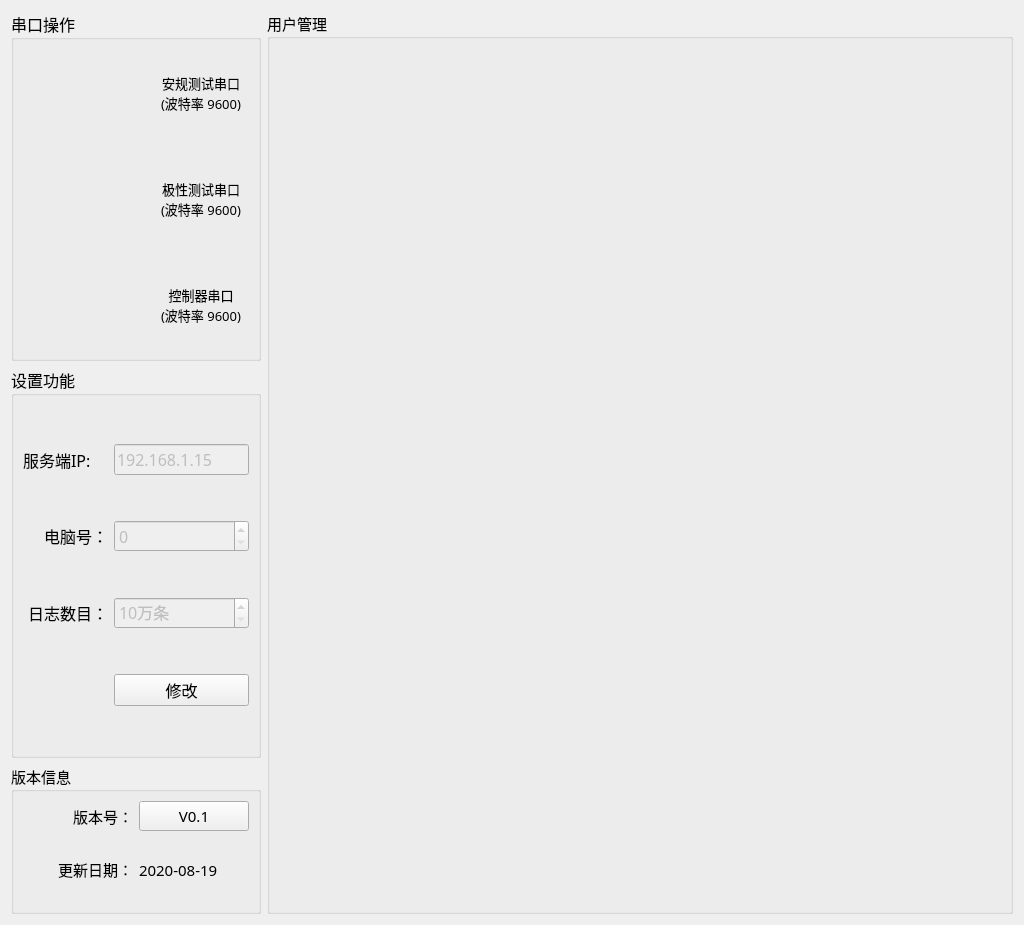
<?xml version="1.0" encoding="UTF-8"?>
<ui version="4.0">
 <class>Setup_MainWid</class>
 <widget class="QWidget" name="Setup_MainWid">
  <property name="geometry">
   <rect>
    <x>0</x>
    <y>0</y>
    <width>1024</width>
    <height>925</height>
   </rect>
  </property>
  <property name="font">
   <font>
    <family>微软雅黑</family>
    <pointsize>11</pointsize>
   </font>
  </property>
  <property name="windowTitle">
   <string>Form</string>
  </property>
  <layout class="QGridLayout" name="gridLayout_6">
   <item row="2" column="0">
    <widget class="QGroupBox" name="groupBox">
     <property name="maximumSize">
      <size>
       <width>300</width>
       <height>150</height>
      </size>
     </property>
     <property name="title">
      <string>版本信息</string>
     </property>
     <layout class="QGridLayout" name="gridLayout_2">
      <item row="1" column="2">
       <widget class="QLabel" name="label_date">
        <property name="text">
         <string>2020-08-19</string>
        </property>
       </widget>
      </item>
      <item row="0" column="0">
       <widget class="QLabel" name="label">
        <property name="text">
         <string>版本号：</string>
        </property>
        <property name="alignment">
         <set>Qt::AlignRight|Qt::AlignTrailing|Qt::AlignVCenter</set>
        </property>
       </widget>
      </item>
      <item row="1" column="0">
       <widget class="QLabel" name="label_3">
        <property name="text">
         <string>更新日期：</string>
        </property>
        <property name="alignment">
         <set>Qt::AlignRight|Qt::AlignTrailing|Qt::AlignVCenter</set>
        </property>
       </widget>
      </item>
      <item row="0" column="2">
       <widget class="QPushButton" name="verBtn">
        <property name="minimumSize">
         <size>
          <width>100</width>
          <height>30</height>
         </size>
        </property>
        <property name="text">
         <string>V0.1</string>
        </property>
       </widget>
      </item>
     </layout>
    </widget>
   </item>
   <item row="0" column="1" rowspan="3">
    <widget class="QGroupBox" name="groupBox_5">
     <property name="title">
      <string>用户管理</string>
     </property>
     <layout class="QGridLayout" name="gridLayout_4">
      <item row="0" column="0">
       <widget class="QStackedWidget" name="stackedWid"/>
      </item>
     </layout>
    </widget>
   </item>
   <item row="0" column="0">
    <widget class="QGroupBox" name="groupBox_3">
     <property name="minimumSize">
      <size>
       <width>0</width>
       <height>250</height>
      </size>
     </property>
     <property name="maximumSize">
      <size>
       <width>250</width>
       <height>350</height>
      </size>
     </property>
     <property name="font">
      <font>
       <family>微软雅黑</family>
       <pointsize>12</pointsize>
      </font>
     </property>
     <property name="title">
      <string>串口操作</string>
     </property>
     <layout class="QGridLayout" name="gridLayout">
      <property name="leftMargin">
       <number>0</number>
      </property>
      <property name="topMargin">
       <number>0</number>
      </property>
      <property name="rightMargin">
       <number>0</number>
      </property>
      <property name="bottomMargin">
       <number>0</number>
      </property>
      <property name="spacing">
       <number>0</number>
      </property>
      <item row="2" column="0">
       <widget class="QWidget" name="controlWid" native="true">
        <property name="minimumSize">
         <size>
          <width>0</width>
          <height>70</height>
         </size>
        </property>
       </widget>
      </item>
      <item row="1" column="0">
       <widget class="QWidget" name="sourceWid" native="true">
        <property name="minimumSize">
         <size>
          <width>0</width>
          <height>70</height>
         </size>
        </property>
       </widget>
      </item>
      <item row="0" column="0">
       <widget class="QWidget" name="comWid" native="true">
        <property name="minimumSize">
         <size>
          <width>130</width>
          <height>70</height>
         </size>
        </property>
        <property name="maximumSize">
         <size>
          <width>16777215</width>
          <height>16777215</height>
         </size>
        </property>
       </widget>
      </item>
      <item row="0" column="1">
       <widget class="QLabel" name="label_4">
        <property name="font">
         <font>
          <family>微软雅黑</family>
          <pointsize>10</pointsize>
         </font>
        </property>
        <property name="text">
         <string>安规测试串口
(波特率 9600)</string>
        </property>
        <property name="alignment">
         <set>Qt::AlignCenter</set>
        </property>
       </widget>
      </item>
      <item row="1" column="1">
       <widget class="QLabel" name="label_5">
        <property name="font">
         <font>
          <family>微软雅黑</family>
          <pointsize>10</pointsize>
         </font>
        </property>
        <property name="text">
         <string>极性测试串口
(波特率 9600)</string>
        </property>
        <property name="alignment">
         <set>Qt::AlignCenter</set>
        </property>
       </widget>
      </item>
      <item row="2" column="1">
       <widget class="QLabel" name="label_6">
        <property name="font">
         <font>
          <family>微软雅黑</family>
          <pointsize>10</pointsize>
         </font>
        </property>
        <property name="text">
         <string>控制器串口
(波特率 9600)</string>
        </property>
        <property name="alignment">
         <set>Qt::AlignCenter</set>
        </property>
       </widget>
      </item>
     </layout>
    </widget>
   </item>
   <item row="1" column="0">
    <widget class="QGroupBox" name="groupBox_2">
     <property name="minimumSize">
      <size>
       <width>0</width>
       <height>0</height>
      </size>
     </property>
     <property name="maximumSize">
      <size>
       <width>250</width>
       <height>16777215</height>
      </size>
     </property>
     <property name="font">
      <font>
       <family>微软雅黑</family>
       <pointsize>12</pointsize>
      </font>
     </property>
     <property name="title">
      <string>设置功能</string>
     </property>
     <layout class="QGridLayout" name="gridLayout_5">
      <item row="0" column="2">
       <widget class="QLineEdit" name="addrEdit">
        <property name="enabled">
         <bool>false</bool>
        </property>
        <property name="text">
         <string>192.168.1.15</string>
        </property>
        <property name="frame">
         <bool>true</bool>
        </property>
        <property name="cursorPosition">
         <number>12</number>
        </property>
       </widget>
      </item>
      <item row="3" column="2">
       <widget class="QPushButton" name="pcBtn">
        <property name="text">
         <string>修改</string>
        </property>
       </widget>
      </item>
      <item row="3" column="1">
       <spacer name="horizontalSpacer_2">
        <property name="orientation">
         <enum>Qt::Horizontal</enum>
        </property>
        <property name="sizeHint" stdset="0">
         <size>
          <width>92</width>
          <height>20</height>
         </size>
        </property>
       </spacer>
      </item>
      <item row="2" column="2">
       <widget class="QSpinBox" name="logCountSpin">
        <property name="enabled">
         <bool>false</bool>
        </property>
        <property name="suffix">
         <string>万条</string>
        </property>
        <property name="minimum">
         <number>10</number>
        </property>
       </widget>
      </item>
      <item row="0" column="1">
       <widget class="QLabel" name="label_2">
        <property name="text">
         <string>服务端IP:</string>
        </property>
       </widget>
      </item>
      <item row="1" column="2">
       <widget class="QSpinBox" name="pcNumSpin">
        <property name="enabled">
         <bool>false</bool>
        </property>
        <property name="styleSheet">
         <string notr="true"/>
        </property>
        <property name="maximum">
         <number>9</number>
        </property>
       </widget>
      </item>
      <item row="2" column="1">
       <widget class="QLabel" name="label_15">
        <property name="text">
         <string>日志数目：</string>
        </property>
        <property name="alignment">
         <set>Qt::AlignRight|Qt::AlignTrailing|Qt::AlignVCenter</set>
        </property>
       </widget>
      </item>
      <item row="1" column="1">
       <widget class="QLabel" name="label_16">
        <property name="text">
         <string>电脑号：</string>
        </property>
        <property name="alignment">
         <set>Qt::AlignRight|Qt::AlignTrailing|Qt::AlignVCenter</set>
        </property>
       </widget>
      </item>
     </layout>
    </widget>
   </item>
  </layout>
 </widget>
 <resources/>
 <connections/>
</ui>
